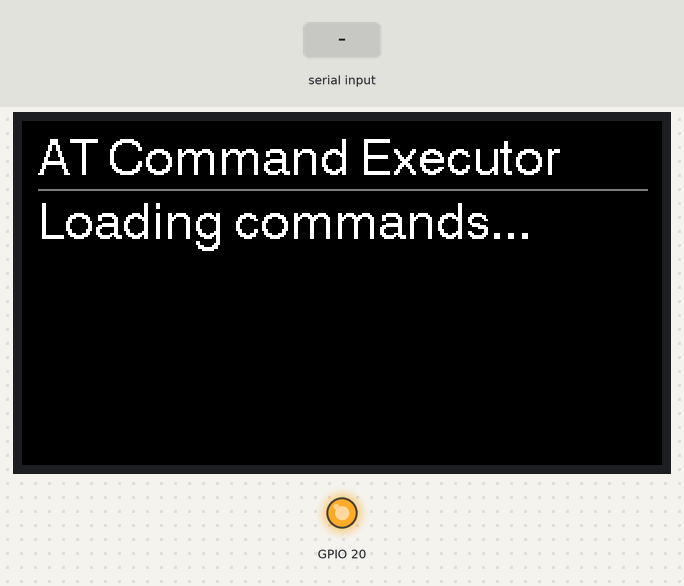
Recording of a sketch running on a simulated ESP32. On the bench: 320×172 colour display, output pins drawn as LEDs (lit = HIGH). Inputs (shaded band) come from the test bench. Storage starts empty; what the sketch prints to the serial monitor is not drawn.

Above: at 6.6 s.
8.9 s: "OK\n" received over the second serial link
At 10.1 s:
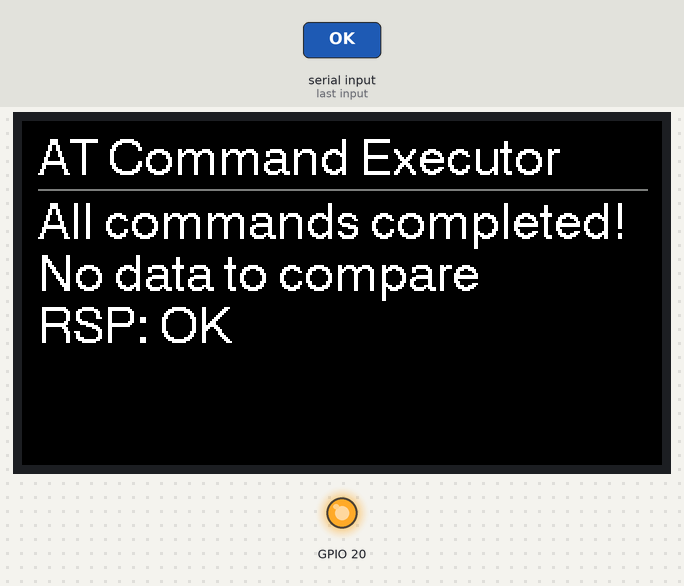
11.9 s: "ERROR\n" received over the second serial link
At 12.5 s:
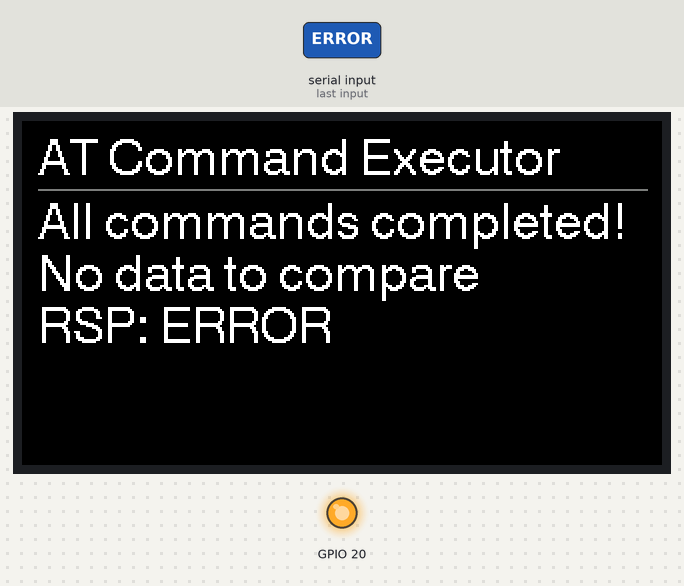
14.9 s: "#\n" received over the second serial link
At 15.9 s:
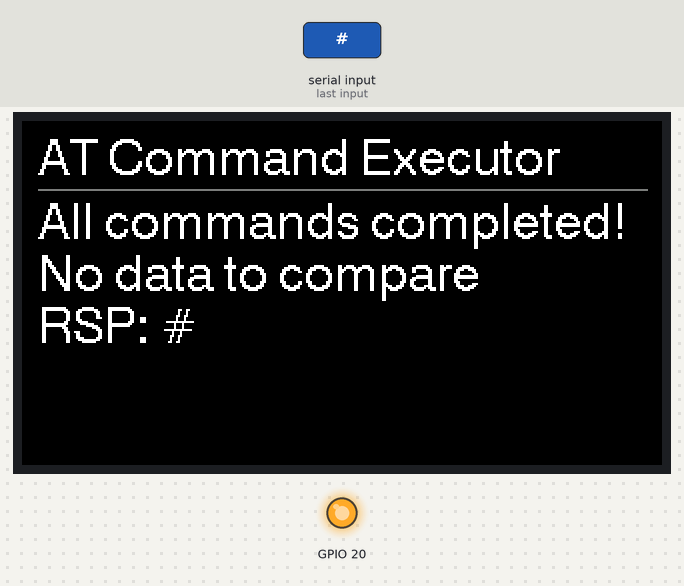
16.4 s: ",13,\n" received over the second serial link
At 17.1 s:
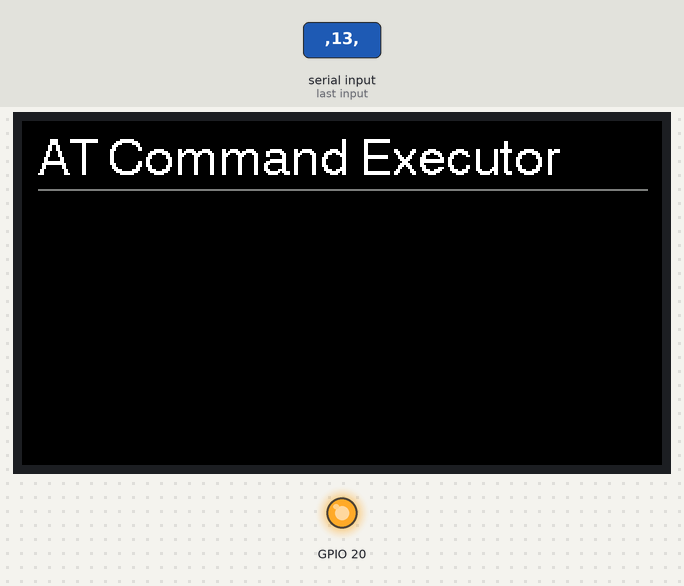
17.9 s: "%SOCKETDATA:1,13,0,\n" received over the second serial link
At 18.7 s:
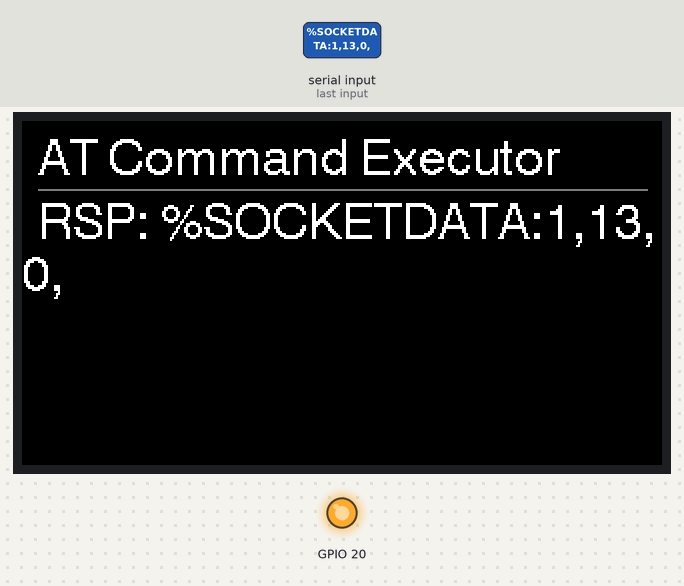
19.4 s: "RSRP: Reported\n" received over the second serial link
At 20.9 s:
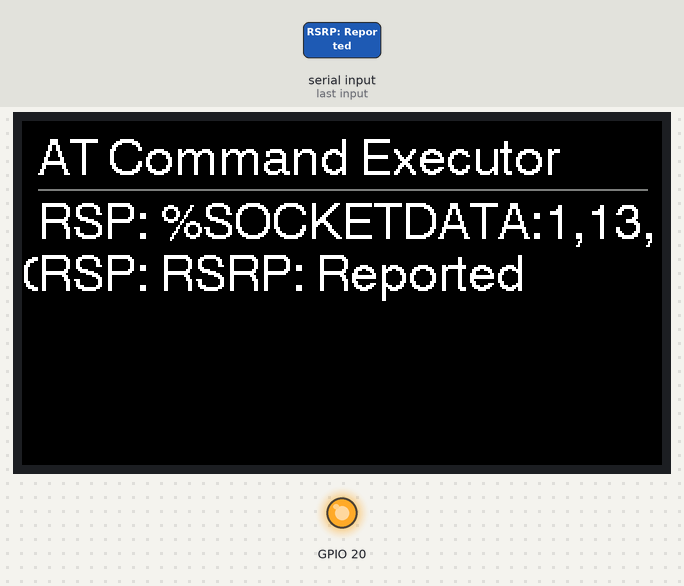
Timing chart, 0 to 21.9 s (numbered marks = the images above; inputs shaded):
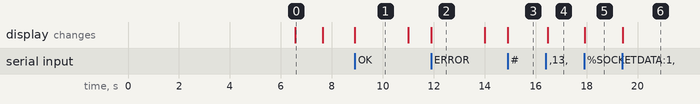

The sketch:

LTEmod_UDPcomm_checker.ino
```cpp
/*
 * ESP32-C6: LittleFSのcommands1.txtからATコマンドを順次読み込み、UART1経由で送信
 *           "#"で始まる行はスキップ、LCDに実行コマンドを表示、レスポンスをPCに表示
 *           レスポンス受信完了後にLCDをクリアして次のコマンドを実行
 *
 * - LittleFSのcommands1.txtから1行ずつATコマンドを読み込み
 * - "#"で始まる行（コメント行）はスキップ
 * - LCDに実行するATコマンドを表示
 * - ATコマンドをUART1(TX=GPIO18, RX=GPIO19)に送信
 * - UART1のレスポンスをPCのシリアル(USB-CDC)に表示
 * - レスポンス受信完了後、LCDをクリアして次のコマンドを実行
 *
 * UART1: TX=GPIO18, RX=GPIO19, 115200bps, 8N1
 */

#include <LovyanGFX.hpp>
#include <LittleFS.h>

//==================== LCD（Waveshare ESP32-C6-LCD-1.47, ST7789/172x320） ====================
class LGFX_ESP32C6_WS : public lgfx::LGFX_Device {
  lgfx::Panel_ST7789 _panel;
  lgfx::Bus_SPI      _bus;
  lgfx::Light_PWM    _light;
public:
  LGFX_ESP32C6_WS(void) {
    { // SPI
      auto cfg = _bus.config();
      cfg.spi_host   = SPI2_HOST;
      cfg.spi_mode   = 0;
      cfg.freq_write = 20000000;
      cfg.freq_read  = 10000000;
      cfg.spi_3wire  = false;
      cfg.use_lock   = true;
      cfg.dma_channel= SPI_DMA_CH_AUTO;
      cfg.pin_sclk   = 7;   // GPIO7
      cfg.pin_mosi   = 6;   // GPIO6
      cfg.pin_miso   = -1;
      cfg.pin_dc     = 15;  // GPIO15
      _bus.config(cfg);
      _panel.setBus(&_bus);
    }
    { // Panel
      auto cfg = _panel.config();
      cfg.pin_cs     = 14;  // GPIO14
      cfg.pin_rst    = 21;  // GPIO21
      cfg.pin_busy   = -1;
      cfg.memory_width  = 172;
      cfg.memory_height = 320;
      cfg.panel_width   = 172;
      cfg.panel_height  = 320;
      cfg.offset_x  = 0;
      cfg.offset_y  = 0;
      cfg.invert    = false;
      cfg.rgb_order = false;
      cfg.readable  = false;
      cfg.bus_shared = false;
      _panel.config(cfg);
    }
    { // Backlight
      auto cfg = _light.config();
      cfg.pin_bl = 22;   // GPIO22
      cfg.freq   = 5000;
      cfg.pwm_channel = 0;
      _light.config(cfg);
      _panel.setLight(&_light);
    }
    setPanel(&_panel);
  }
};
LGFX_ESP32C6_WS lcd;

//==================== 表示ロジック ====================
static const int margin = 8;
int cursorX = margin;
int cursorY = margin;
int lineHeight = 0;
int textSize   = 1;
int responseLineCount = 0;  // レスポンス行数をカウント

// タイムアウト管理用変数
unsigned long gpio20LowTime = 0;
bool gpio20IsLow = false;
const unsigned long GPIO20_LOW_DURATION_MS = 1000; // 1秒

// 画面クリア＆ホーム（タイトル再描画オプション付き）
void lcdClearBeforeNewLine(bool drawHeader = true) {
  lcd.fillScreen(TFT_BLACK);
  cursorX = margin;
  cursorY = margin;

  if (drawHeader) {
    lcd.setCursor(margin, margin);
    lcd.println("AT Command Executor");
    cursorY = margin + lineHeight;
    cursorX = margin;
    lcd.drawLine(margin, cursorY, lcd.width() - margin, cursorY, TFT_DARKGREY);
    cursorY += (lineHeight/4);
  }
}

void lcdNewLine() {
  cursorX = margin;
  cursorY += lineHeight;
  if (cursorY > lcd.height() - margin - lineHeight) {
    lcdClearBeforeNewLine(); // 最下段到達時は全画面クリア
  }
}

void lcdPrintLine(const String& line) {
  lcd.setCursor(cursorX, cursorY);
  lcd.print(line);
  lcdNewLine();
}

//==================== ファイル読み込み & ATコマンド実行 ====================
static int currentLineIndex = 0;
static std::vector<String> commandLines;
bool commandsLoaded = false;
bool waitingForCommandResponse = false;
unsigned long commandSentTime = 0;
const unsigned long COMMAND_RESPONSE_TIMEOUT_MS = 10000;  // 10秒

// SOCKET文字列比較用変数
String sendDataString = "";
String receiveDataString = "";
bool hasSendData = false;
bool hasReceiveData = false;

// RSRP情報保存用変数
String rsrpInfo = "";
bool hasRsrpInfo = false;

// コマンドファイルを読み込み
void loadCommandFile() {
  if (!LittleFS.begin(true)) {
    Serial.println("[ERROR] Failed to mount LittleFS");
    return;
  }

  File file = LittleFS.open("/commands1.txt", "r");
  if (!file) {
    Serial.println("[ERROR] Failed to open commands1.txt");
    return;
  }

  commandLines.clear();
  while (file.available()) {
    String line = file.readStringUntil('\n');
    line.trim();  // 改行コードや空白を除去
    if (line.length() > 0) {
      commandLines.push_back(line);
    }
  }
  file.close();

  Serial.printf("[INFO] Loaded %d lines from commands1.txt\n", commandLines.size());
  commandsLoaded = true;
  currentLineIndex = 0;
}

// 次のATコマンドを送信
void sendNextCommand() {
  if (!commandsLoaded || currentLineIndex >= commandLines.size()) {
    Serial.println("[INFO] All commands completed");
    lcdClearBeforeNewLine();
    lcdPrintLine("All commands completed!");

    // 文字列比較結果表示
    if (hasSendData && hasReceiveData) {
      if (sendDataString.equals(receiveDataString)) {
        lcdPrintLine("String MATCH!");
        Serial.println("[INFO] SEND/RECEIVE strings MATCH! (26 chars)");
      } else {
        lcdPrintLine("String MISMATCH");
        Serial.printf("[INFO] SEND/RECEIVE strings MISMATCH (26 chars) - SEND: %s, RECEIVE: %s\n", sendDataString.c_str(), receiveDataString.c_str());
      }
    } else {
      lcdPrintLine("No data to compare");
    }

    // RSRP情報表示
    if (hasRsrpInfo) {
      lcdPrintLine(rsrpInfo);
    }
    return;
  }

  String command = commandLines[currentLineIndex];

  // "#"で始まる行はスキップ
  if (command.startsWith("#")) {
    Serial.printf("[SKIP] Comment line: %s\n", command.c_str());
    currentLineIndex++;
    sendNextCommand();  // 再帰的に次のコマンドをチェック
    return;
  }

  // SOCKETDATA SENDコマンドの文字列を抽出
  if (command.indexOf("AT%SOCKETDATA=\"SEND\",1,13,") >= 0) {
    int startPos = command.indexOf(",13,") + 4;
    if (startPos > 3 && startPos < command.length()) {
      sendDataString = command.substring(startPos);
      sendDataString.replace("\"", ""); // クォーテーションを削除
      // 先頭26文字に制限
      if (sendDataString.length() > 26) {
        sendDataString = sendDataString.substring(0, 26);
      }
      hasSendData = true;
      Serial.printf("[INFO] SEND data captured (26 chars): %s\n", sendDataString.c_str());
    }
  }

  // LCDクリア & コマンド表示
  lcdClearBeforeNewLine();
  lcdPrintLine("CMD: " + command);

  // UART1へ送信
  Serial.printf("[TX->UART1] %s\n", command.c_str());
  Serial1.print(command);
  Serial1.print("\r\n");

  // レスポンス待ち状態へ
  waitingForCommandResponse = true;
  commandSentTime = millis();
  responseLineCount = 0;
  currentLineIndex++;
}

//==================== UART設定 ====================
static const uint32_t BAUD_PC   = 115200;
static const uint32_t BAUD_UART = 115200;
static const int UART1_TX_PIN   = 18;  // GP18 = UART1 TX
static const int UART1_RX_PIN   = 19;  // GP19 = UART1 RX

//==================== UART1 受信（LFまたはギャップで行確定） ====================
static std::vector<uint8_t> uart1Buf;
static uint32_t uart1LastByteMs = 0;
static const uint32_t UART1_GAP_MS = 50;  // 受信ギャップ閾値（LFが無い機器用）

/*
 * 受信バイトを取り込み、行が確定したら true と out に行データを返す。
 * 行確定条件：
 *   - LF('\n') を受信して、バッファが非空
 *   - LFが無い機器では、最後の受信から UART1_GAP_MS 経過
 */
bool uart1GetLine(String &out) {
  bool got = false;

  // バイト取り込み
  while (Serial1.available()) {
    uint8_t b = (uint8_t)Serial1.read();
    uart1LastByteMs = millis();

    if (b == '\r') {           // CRは無視（LFで確定）
      continue;
    }
    if (b == '\n') {           // LFで確定
      if (!uart1Buf.empty()) {
        out.reserve(uart1Buf.size());
        for (auto v : uart1Buf) out += (char)v;
        uart1Buf.clear();
        return true;
      } else {
        // 空行はスキップ
        continue;
      }
    }

    // 通常文字
    uart1Buf.push_back(b);

    // 安全のため最大長（過剰な連続データ対策）
    if (uart1Buf.size() > 4096) {
      out.reserve(uart1Buf.size());
      for (auto v : uart1Buf) out += (char)v;
      uart1Buf.clear();
      return true;
    }
  }

  // LFが無い機器：受信ギャップで確定
  if (!uart1Buf.empty()) {
    uint32_t now = millis();
    if (now - uart1LastByteMs >= UART1_GAP_MS) {
      out.reserve(uart1Buf.size());
      for (auto v : uart1Buf) out += (char)v;
      uart1Buf.clear();
      got = true;
    }
  }
  return got;
}

//==================== Arduino標準 ====================
void setup() {
  // PCシリアル
  Serial.begin(BAUD_PC);
  delay(300);

  // GPIO20を出力モードに設定してHIGHにする
  pinMode(20, OUTPUT);
  digitalWrite(20, HIGH);
  Serial.println("[GPIO20] Set to HIGH");

  // UART1 (115200, 8N1, TX=18, RX=19)
  Serial1.begin(BAUD_UART, SERIAL_8N1, UART1_RX_PIN, UART1_TX_PIN);
  Serial1.setRxBufferSize(2048);

  // LCD初期化前の待機時間（6秒）
  delay(6000);

  // LCD初期化
  lcd.begin();
  lcd.setRotation(1);
  lcd.setBrightness(220);
  lcd.setFont(&fonts::Font4);
  lcd.setTextSize(textSize);
  lcd.setTextColor(TFT_WHITE, TFT_BLACK);
  lcd.setTextDatum(textdatum_t::top_left);

  lineHeight = lcd.fontHeight() * textSize;

  // 初期画面
  lcdClearBeforeNewLine();
  lcdPrintLine("Loading commands...");

  // コマンドファイル読み込み
  loadCommandFile();

  Serial.println("[READY] AT Command execution started.");

  // 最初のコマンド送信
  delay(1000);  // 1秒待機してから開始
  sendNextCommand();
}

void loop() {
  // GPIO20の状態管理
  if (gpio20IsLow && (millis() - gpio20LowTime >= GPIO20_LOW_DURATION_MS)) {
    // 1秒経過したらGPIO20をHIGHに戻す
    digitalWrite(20, HIGH);
    gpio20IsLow = false;
    Serial.println("[GPIO20] Set to HIGH (timeout recovery)");
  }

  // コマンドレスポンスタイムアウト監視
  if (waitingForCommandResponse && (millis() - commandSentTime >= COMMAND_RESPONSE_TIMEOUT_MS)) {
    // 10秒以上レスポンスがない場合
    Serial.println("[TIMEOUT] No response for 10 seconds - Moving to next command");
    waitingForCommandResponse = false;

    // 次のコマンドを送信
    delay(1000);
    sendNextCommand();
  }

  // UART1_RX のレスポンス行をPCとLCDに表示
  String resp;
  if (uart1GetLine(resp)) {
    Serial.print("[RX<-UART1] ");
    Serial.println(resp);
    responseLineCount++;

    // SOCKETDATA RECEIVEレスポンスの文字列を抽出
    if (resp.indexOf("%SOCKETDATA:1,13,0,") >= 0) {
      int startPos = resp.indexOf(",0,") + 3;
      if (startPos > 2 && startPos < resp.length()) {
        String tempReceive = resp.substring(startPos);
        // ""で囲まれた部分を抽出
        int firstQuote = tempReceive.indexOf('"');
        int lastQuote = tempReceive.lastIndexOf('"');
        if (firstQuote >= 0 && lastQuote > firstQuote) {
          receiveDataString = tempReceive.substring(firstQuote + 1, lastQuote);
          // 先頭26文字に制限
          if (receiveDataString.length() > 26) {
            receiveDataString = receiveDataString.substring(0, 26);
          }
          hasReceiveData = true;
          Serial.printf("[INFO] RECEIVE data captured (26 chars): %s\n", receiveDataString.c_str());
        }
      }
    }

    // RSRP情報を検出
    if (resp.indexOf("RSRP: Reported") >= 0) {
      int rsrpStart = resp.indexOf("RSRP: Reported");
      int commaPos = resp.indexOf(',', rsrpStart);
      if (commaPos > rsrpStart) {
        rsrpInfo = resp.substring(rsrpStart, commaPos);
      } else {
        rsrpInfo = resp.substring(rsrpStart);
      }
      // "Reported "を削除してRSRPの数値のみにする
      rsrpInfo.replace("Reported ", "");
      // 手動で"dBm"を追加
      rsrpInfo += " dBm";
      hasRsrpInfo = true;
      Serial.printf("[INFO] RSRP info captured: %s\n", rsrpInfo.c_str());
    }

    // LCDにレスポンス表示
    if (resp.length() > 0) {
      String displayResp = resp;
      if (displayResp.length() > 20) {  // 長すぎる場合は短縮
        displayResp = displayResp.substring(0, 17) + "...";
      }
      lcdPrintLine("RSP: " + displayResp);
    }

    // "OK"または"ERROR"が来たらコマンド完了と判断
    if (resp.indexOf("OK") >= 0 || resp.indexOf("ERROR") >= 0) {
      waitingForCommandResponse = false;

      // 2秒待機してから次のコマンドを送信
      delay(2000);
      sendNextCommand();
    }
  }
}
```

Measured:
- after the input at 8.9 s, the display: changes at once (image 1)
- after the input at 11.9 s, the display: changes at once (image 2)
- after the input at 14.9 s, the display: changes at once (image 3)
- after the input at 16.4 s, the display: changes after 0.07 s (image 4)
- after the input at 17.9 s, the display: changes at once (image 5)
- after the input at 19.4 s, the display: changes at once (image 6)
- what the display in image 0 shows lasts 1.1 s, from 6.6 s to 7.7 s
